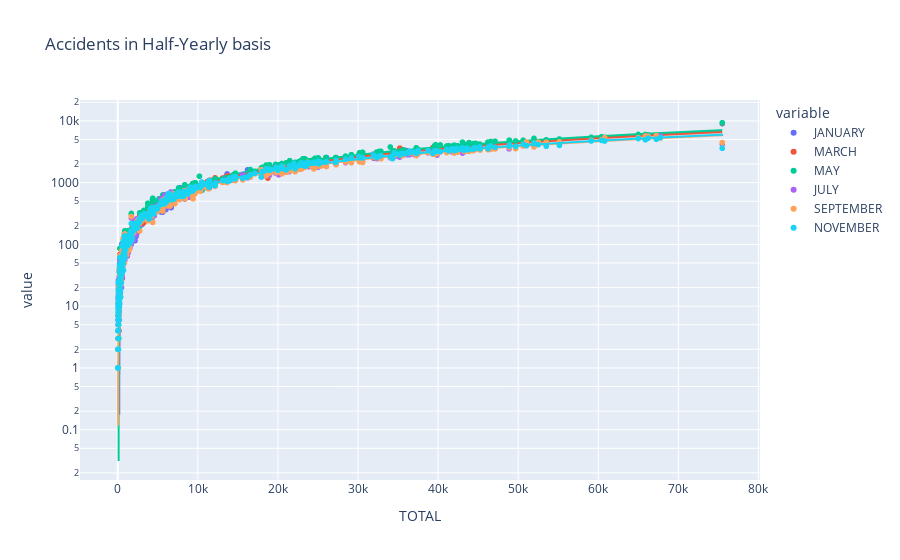

The notebook cell this image was saved under:
### Code cell
fig1 = px.scatter(grouped_obj, x='TOTAL', y=['JANUARY','MARCH','MAY', 'JULY', 'SEPTEMBER', 'NOVEMBER'], title='Accidents in Half-Yearly basis', trendline='ols', log_y=True)
fig1.show()

### Figure 1 — Plotly figure (JSON) as saved in the notebook; plotly's stock layout.template omitted (floating-point values rounded to 4 significant figures; data arrays with more than 128 entries replaced by an {"elided": "..."} marker saying what was removed)
{"data": [{"hovertemplate": "variable=JANUARY<br>TOTAL=%{x}<br>value=%{y}<extra></extra>", "legendgroup": "JANUARY", "marker": {"color": "#636efa", "symbol": "circle"}, "mode": "markers", "name": "JANUARY", "showlegend": true, "type": "scattergl", "x": {"elided": "454 int values"}, "xaxis": "x", "y": {"elided": "454 int values"}, "yaxis": "y"}, {"hovertemplate": "<b>OLS trendline</b><br>value = 0.087589 * TOTAL + -16.3802<br>R<sup>2</sup>=0.989503<br><br>variable=JANUARY<br>TOTAL=%{x}<br>value=%{y} <b>(trend)</b><extra></extra>", "legendgroup": "JANUARY", "marker": {"color": "#636efa", "symbol": "circle"}, "mode": "lines", "name": "JANUARY", "showlegend": false, "type": "scattergl", "x": {"elided": "454 int values"}, "xaxis": "x", "y": {"elided": "454 float values"}, "yaxis": "y"}, {"hovertemplate": "variable=MARCH<br>TOTAL=%{x}<br>value=%{y}<extra></extra>", "legendgroup": "MARCH", "marker": {"color": "#EF553B", "symbol": "circle"}, "mode": "markers", "name": "MARCH", "showlegend": true, "type": "scattergl", "x": {"elided": "454 int values"}, "xaxis": "x", "y": {"elided": "454 int values"}, "yaxis": "y"}, {"hovertemplate": "<b>OLS trendline</b><br>value = 0.0875334 * TOTAL + -8.15766<br>R<sup>2</sup>=0.989569<br><br>variable=MARCH<br>TOTAL=%{x}<br>value=%{y} <b>(trend)</b><extra></extra>", "legendgroup": "MARCH", "marker": {"color": "#EF553B", "symbol": "circle"}, "mode": "lines", "name": "MARCH", "showlegend": false, "type": "scattergl", "x": {"elided": "454 int values"}, "xaxis": "x", "y": {"elided": "454 float values"}, "yaxis": "y"}, {"hovertemplate": "variable=MAY<br>TOTAL=%{x}<br>value=%{y}<extra></extra>", "legendgroup": "MAY", "marker": {"color": "#00cc96", "symbol": "circle"}, "mode": "markers", "name": "MAY", "showlegend": true, "type": "scattergl", "x": {"elided": "454 int values"}, "xaxis": "x", "y": {"elided": "454 int values"}, "yaxis": "y"}, {"hovertemplate": "<b>OLS trendline</b><br>value = 0.0940458 * TOTAL + -10.4079<br>R<sup>2</sup>=0.989038<br><br>variable=MAY<br>TOTAL=%{x}<br>value=%{y} <b>(trend)</b><extra></extra>", "legendgroup": "MAY", "marker": {"color": "#00cc96", "symbol": "circle"}, "mode": "lines", "name": "MAY", "showlegend": false, "type": "scattergl", "x": {"elided": "454 int values"}, "xaxis": "x", "y": {"elided": "454 float values"}, "yaxis": "y"}, {"hovertemplate": "variable=JULY<br>TOTAL=%{x}<br>value=%{y}<extra></extra>", "legendgroup": "JULY", "marker": {"color": "#ab63fa", "symbol": "circle"}, "mode": "markers", "name": "JULY", "showlegend": true, "type": "scattergl", "x": {"elided": "454 int values"}, "xaxis": "x", "y": {"elided": "454 int values"}, "yaxis": "y"}, {"hovertemplate": "<b>OLS trendline</b><br>value = 0.0777435 * TOTAL + 11.4616<br>R<sup>2</sup>=0.992323<br><br>variable=JULY<br>TOTAL=%{x}<br>value=%{y} <b>(trend)</b><extra></extra>", "legendgroup": "JULY", "marker": {"color": "#ab63fa", "symbol": "circle"}, "mode": "lines", "name": "JULY", "showlegend": false, "type": "scattergl", "x": {"elided": "454 int values"}, "xaxis": "x", "y": {"elided": "454 float values"}, "yaxis": "y"}, {"hovertemplate": "variable=SEPTEMBER<br>TOTAL=%{x}<br>value=%{y}<extra></extra>", "legendgroup": "SEPTEMBER", "marker": {"color": "#FFA15A", "symbol": "circle"}, "mode": "markers", "name": "SEPTEMBER", "showlegend": true, "type": "scattergl", "x": {"elided": "454 int values"}, "xaxis": "x", "y": {"elided": "454 int values"}, "yaxis": "y"}, {"hovertemplate": "<b>OLS trendline</b><br>value = 0.078037 * TOTAL + -3.08272<br>R<sup>2</sup>=0.990915<br><br>variable=SEPTEMBER<br>TOTAL=%{x}<br>value=%{y} <b>(trend)</b><extra></extra>", "legendgroup": "SEPTEMBER", "marker": {"color": "#FFA15A", "symbol": "circle"}, "mode": "lines", "name": "SEPTEMBER", "showlegend": false, "type": "scattergl", "x": {"elided": "454 int values"}, "xaxis": "x", "y": {"elided": "454 float values"}, "yaxis": "y"}, {"hovertemplate": "variable=NOVEMBER<br>TOTAL=%{x}<br>value=%{y}<extra></extra>", "legendgroup": "NOVEMBER", "marker": {"color": "#19d3f3", "symbol": "circle"}, "mode": "markers", "name": "NOVEMBER", "showlegend": true, "type": "scattergl", "x": {"elided": "454 int values"}, "xaxis": "x", "y": {"elided": "454 int values"}, "yaxis": "y"}, {"hovertemplate": "<b>OLS trendline</b><br>value = 0.0789897 * TOTAL + 33.3894<br>R<sup>2</sup>=0.988335<br><br>variable=NOVEMBER<br>TOTAL=%{x}<br>value=%{y} <b>(trend)</b><extra></extra>", "legendgroup": "NOVEMBER", "marker": {"color": "#19d3f3", "symbol": "circle"}, "mode": "lines", "name": "NOVEMBER", "showlegend": false, "type": "scattergl", "x": {"elided": "454 int values"}, "xaxis": "x", "y": {"elided": "454 float values"}, "yaxis": "y"}], "layout": {"legend": {"title": {"text": "variable"}, "tracegroupgap": 0}, "title": {"text": "Accidents in Half-Yearly basis"}, "xaxis": {"anchor": "y", "domain": [0, 1], "title": {"text": "TOTAL"}}, "yaxis": {"anchor": "x", "domain": [0, 1], "title": {"text": "value"}, "type": "log"}}}
